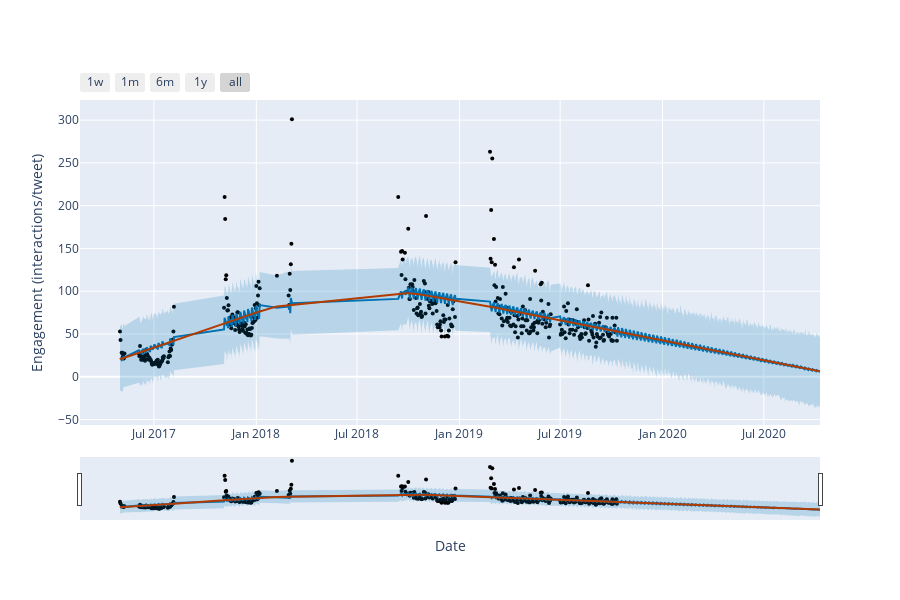

The cell this chart's notebook holds for it:
### Code cell
from fbprophet.plot import plot_plotly
import plotly.offline as py
py.init_notebook_mode(connected=True)

fig = plot_plotly(m, forecast, trend=True, xlabel='Date', ylabel='Engagement (interactions/tweet)') 
py.iplot(fig)

### Figure 1 — Plotly figure (JSON) as saved in the notebook; plotly's stock layout.template omitted (floating-point values rounded to 4 significant figures; data arrays with more than 128 entries replaced by an {"elided": "..."} marker saying what was removed)
{"data": [{"marker": {"color": "black", "size": 4}, "mode": "markers", "name": "Actual", "type": "scatter", "x": {"elided": "359 str values"}, "y": {"elided": "359 float values"}}, {"hoverinfo": "skip", "line": {"width": 0}, "mode": "lines", "type": "scatter", "x": {"elided": "724 str values"}, "y": {"elided": "724 float values"}}, {"fill": "tonexty", "fillcolor": "rgba(0, 114, 178, 0.2)", "line": {"color": "#0072B2", "width": 2}, "mode": "lines", "name": "Predicted", "type": "scatter", "x": {"elided": "724 str values"}, "y": {"elided": "724 float values"}}, {"fill": "tonexty", "fillcolor": "rgba(0, 114, 178, 0.2)", "hoverinfo": "skip", "line": {"width": 0}, "mode": "lines", "type": "scatter", "x": {"elided": "724 str values"}, "y": {"elided": "724 float values"}}, {"line": {"color": "#B23B00", "width": 2}, "mode": "lines", "name": "Trend", "type": "scatter", "x": {"elided": "724 str values"}, "y": {"elided": "724 float values"}}], "layout": {"height": 600, "showlegend": false, "width": 900, "xaxis": {"autorange": true, "range": ["2017-02-18 02:44:34.2857", "2020-10-10"], "rangeselector": {"buttons": [{"count": 7, "label": "1w", "step": "day", "stepmode": "backward"}, {"count": 1, "label": "1m", "step": "month", "stepmode": "backward"}, {"count": 6, "label": "6m", "step": "month", "stepmode": "backward"}, {"count": 1, "label": "1y", "step": "year", "stepmode": "backward"}, {"step": "all"}]}, "rangeslider": {"autorange": true, "range": ["2017-02-18 02:44:34.2857", "2020-10-10"], "visible": true, "yaxis": {"_template": null, "rangemode": "match"}}, "title": {"text": "Date"}, "type": "date"}, "yaxis": {"autorange": true, "range": [-56.38, 323.5], "title": {"text": "Engagement (interactions/tweet)"}, "type": "linear"}}}
